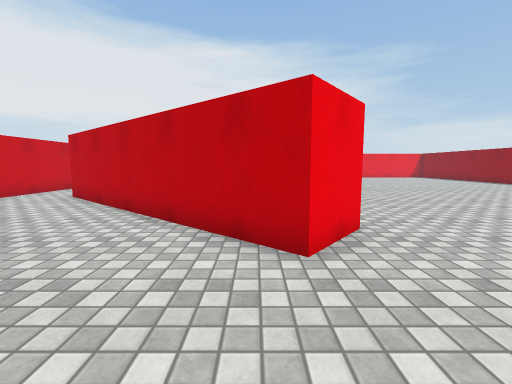
[1] (above)

20 first-person views from a walk through a 3-D level made in the Unity game engine. The camera is 1.2 m above the floor, tilts 6° down and sees 90° across. The floor is counted in squares, 1 m on a side. Each view is taken from the middle of a square. On the plan, view 1 faces up. The plan holds only what a view shows up to about 12 squares ahead; the rest is blank. The place goes on beyond the plan. The player character is not drawn. Surface patterns are stand-ins for the level's own textures.

[2]
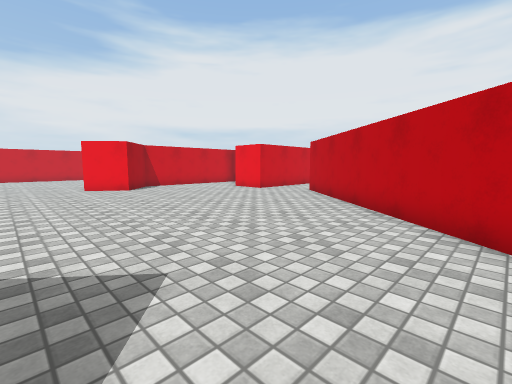

[3]
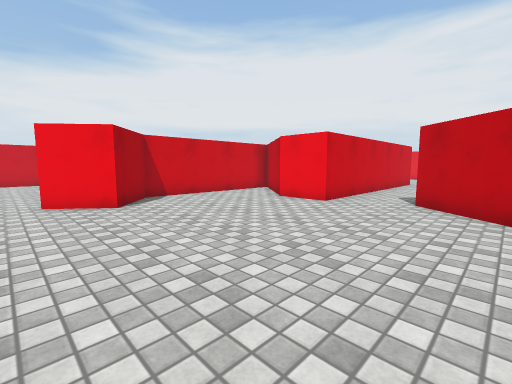

[4]
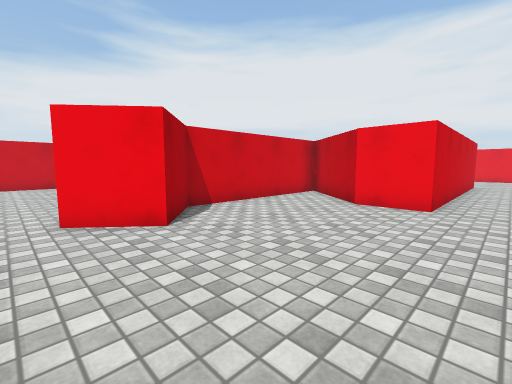

[5]
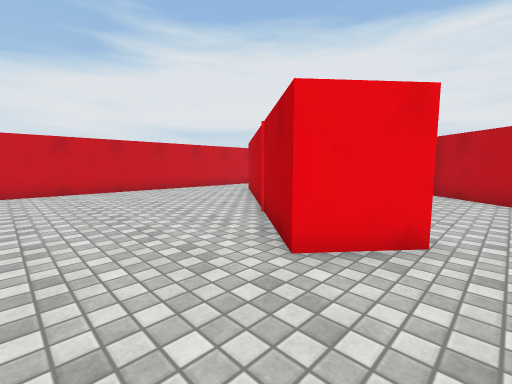

[6]
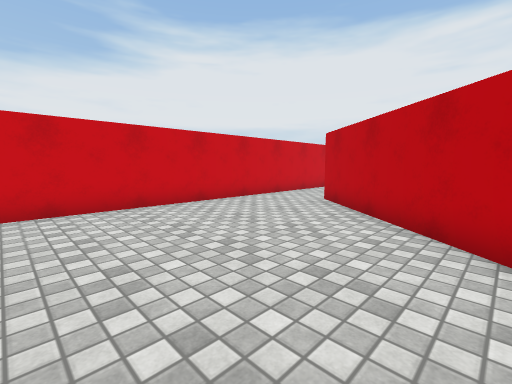

[7]
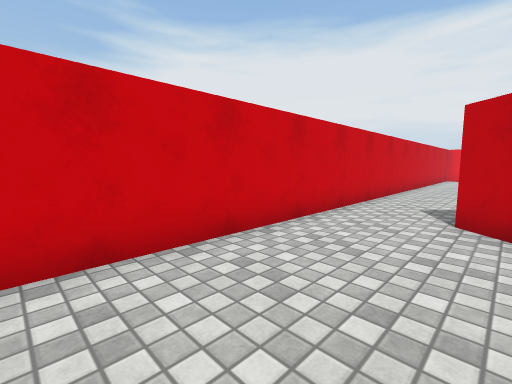

[8]
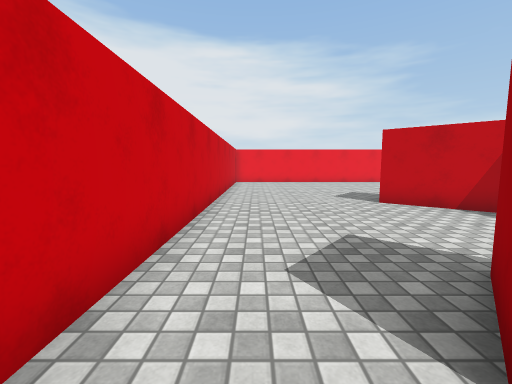

[9]
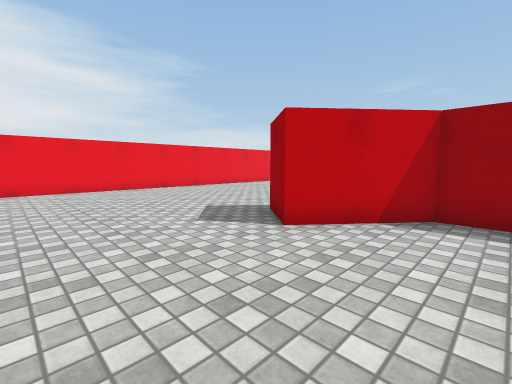

[10]
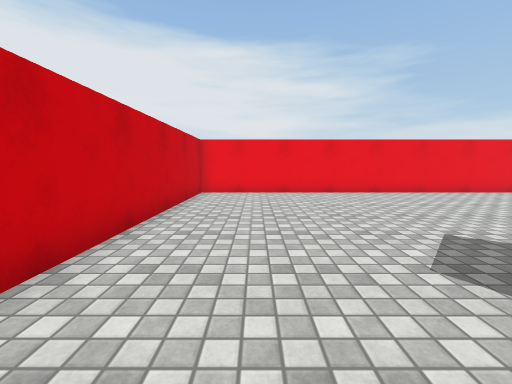

[11]
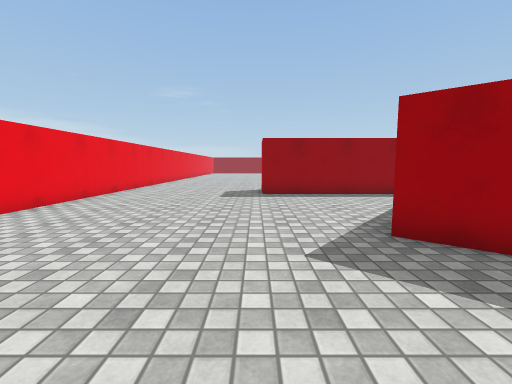

[12]
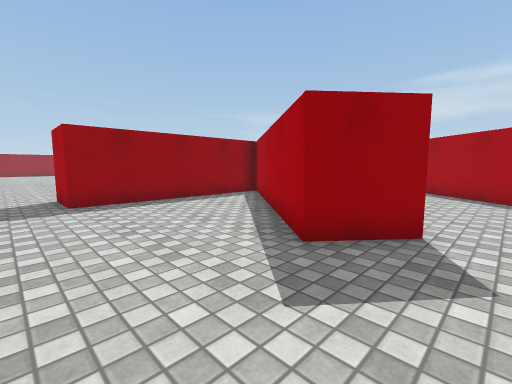

[13]
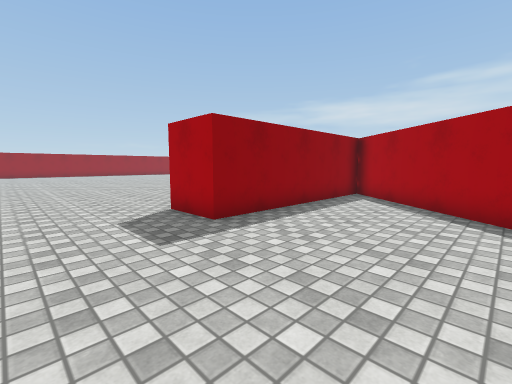

[14]
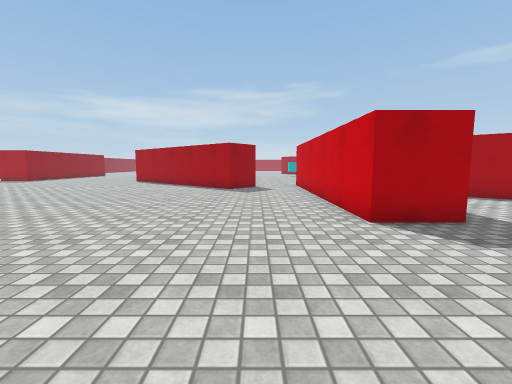

[15]
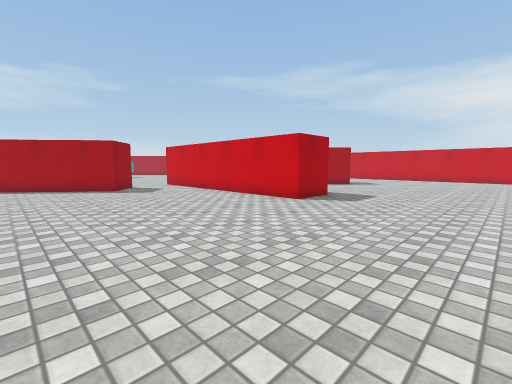

[16]
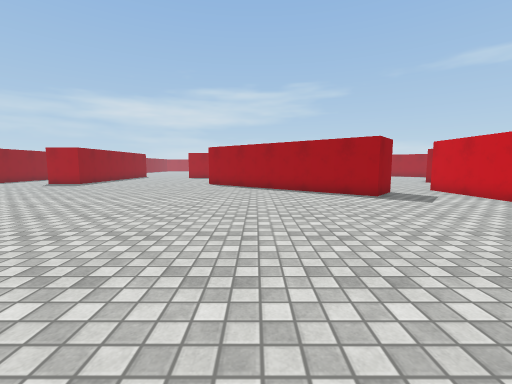

[17]
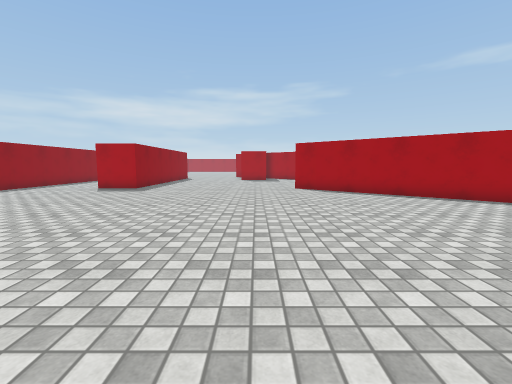

[18]
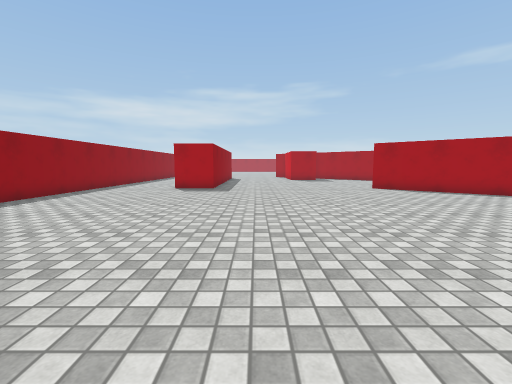

[19]
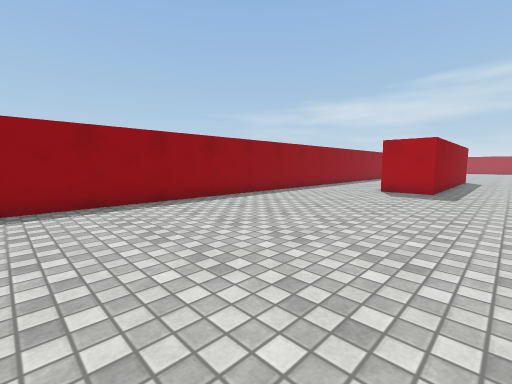

[20]
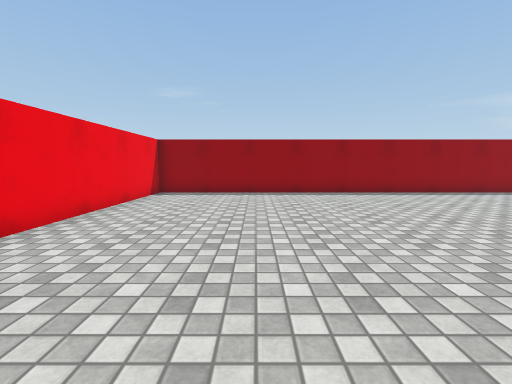

### Floor plan
Points are (right, up) in squares from view 1. A wall is a line through its corners. A room is listed if a view was taken in it or the views show most of it. See-through windows are left out.
Room 1 (views 1, 2, 3, 4, 5, 6, 7, 8, 9, 10, 11, 12, 13, 14, 15, 16, 17, 18, 19, 20)
walls: (2, 4.7) (0.7, 3.2) (-7, 9.7) (-5.7, 11.2) (0.6, 5.9); (-16.6, 11.9) (-16.6, 13.1) (-19, 15.2) (-17.8, 16.7) (-11.4, 11.4) (-11.4, 18.7) (-9.4, 18.7) (-9.4, 8.7) (-11.4, 8.7) (-14.6, 11.4) (-14.6, 4.8) (-12.8, 3.3) (-14, 1.7) (-21.7, 8.2); (-9.9, 25.2) (-24.4, 25.2) (-24.4, -1); (-20.1, 9.4) (-17.4, 7.1); (10.2, 2.1) (10.2, 4.7) (12.2, 4.7); (-21.5, 8.4) (-20.4, 9.8); (16.2, 5.9) (16.2, 25.2) (9.1, 25.2)

Positions as (right, up) in squares from view 1, and headings:
1: (0, 0), facing up
2: (0, -1), facing up-left
3: (-5, 1), facing up-left
4: (-8, 1), facing up-left
5: (-12, -1), facing up-left
6: (-17, 0), facing up-left
7: (-21, 2), facing up-left
8: (-23, 7), facing up
9: (-23, 12), facing up-right
10: (-22, 14), facing up
11: (-22, 19), facing right
12: (-20, 20), facing down-right
13: (-16, 22), facing down-right
14: (-7, 24), facing down
15: (-2, 24), facing down-left
16: (-1, 21), facing down
17: (4, 18), facing down
18: (8, 18), facing down
19: (8, 17), facing down-right
20: (5, 21), facing right
